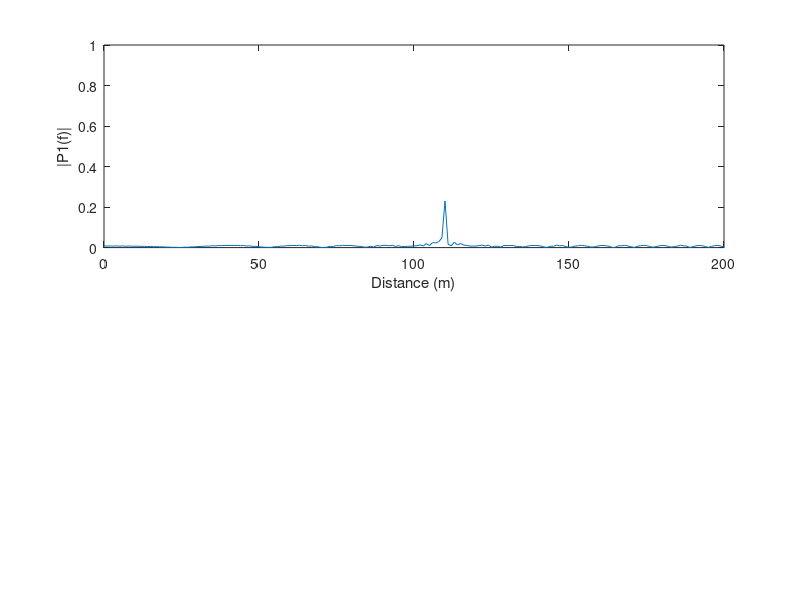
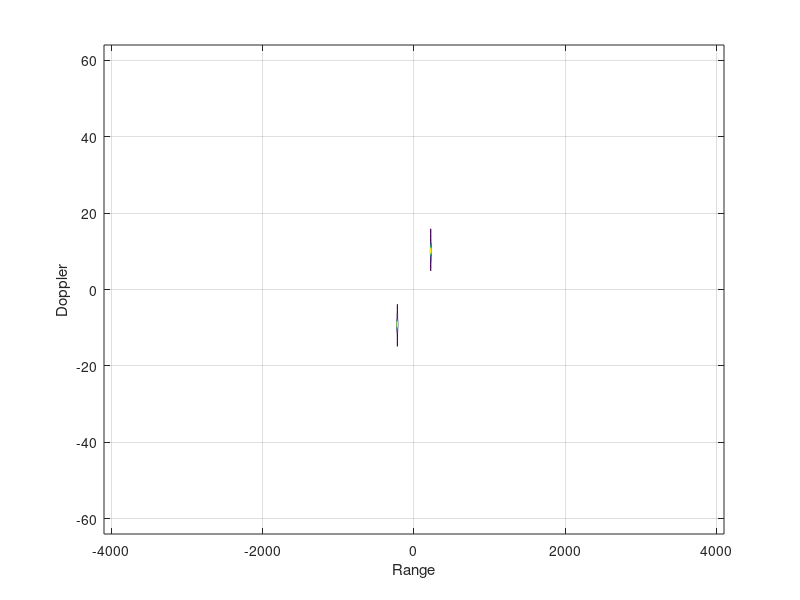
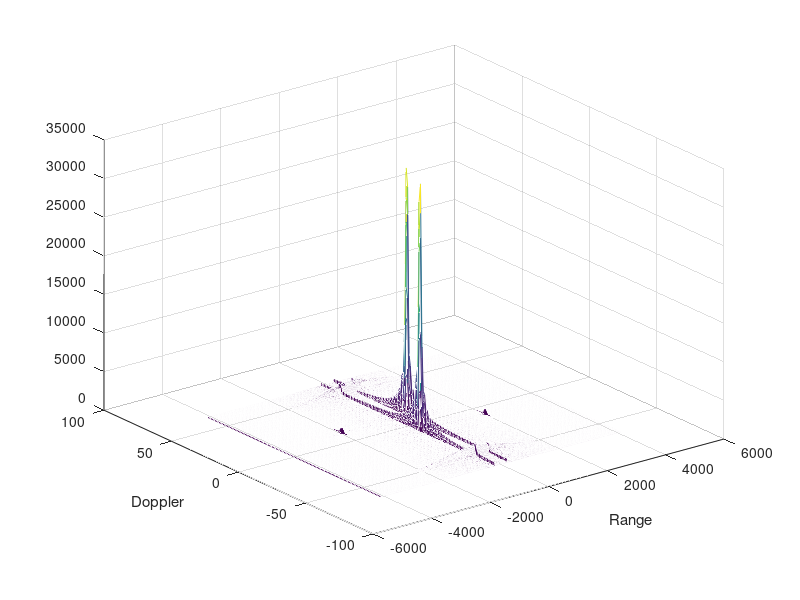
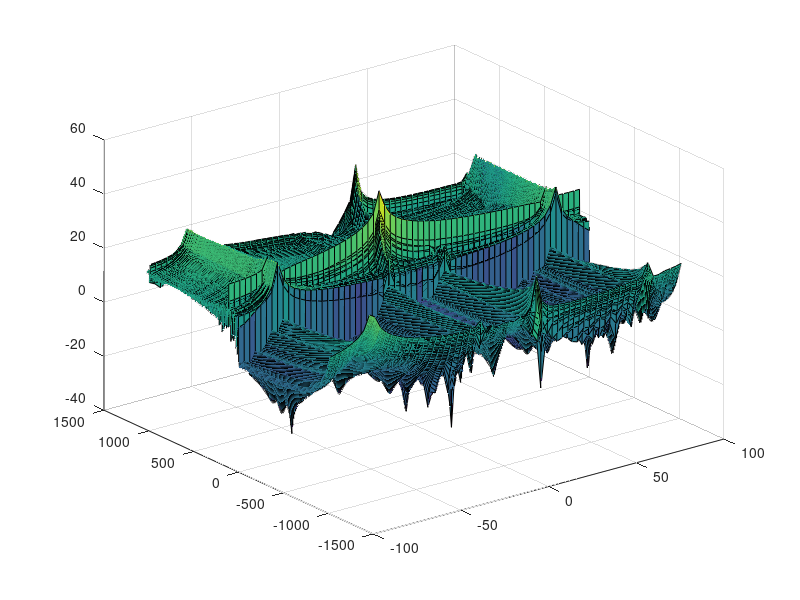

The MATLAB script that drew these images, in order: (Note: this script raises an error after producing the figures.)
clear all;
format long;
clc;
close all;
%%%%%%%%%%%%%%%%%%%%%%%%%%%%%%%%%%%%%%%%%%%%%%%%%%%%%%%%%%%%%%%%%%%%%%%%%%%%%%%%%%%%%%%%%%%%%%%%%%%%%%%%%%%%%%%%%%%%%%%%%
%% Radar Specifications
%%%%%%%%%%%%%%%%%%%%%%%%%%%
% Frequency of operation = 77GHz
fc= 77e9;
% Max Range = 200m
Rmax= 200;
% Range Resolution = 1 m
dres=1;
% Max Velocity = 100 m/s
%%%%%%%%%%%%%%%%%%%%%%%%%%%
%%%%%%%%%%%%%%%%%%%%%%%%%%%%%%%%%%%%%%%%%%%%%%%%%%%%%%%%%%%%%%%%%%%%%%%%%%%%%%%%%%%%%%%%%%%%%%%%%%%%%%%%%%%%%%%%%%%%%%%%%
%speed of light = 3e8
%% User Defined Range and Velocity of target
% define the target's initial position and velocity. Note : Velocity
% remains contant
R=110; %initial distance of the target
v=-20; %velocity of the target - -> approaching deltaFD = positiv
%%%%%%%%%%%%%%%%%%%%%%%%%%%%%%%%%%%%%%%%%%%%%%%%%%%%%%%%%%%%%%%%%%%%%%%%%%%%%%%%%%%%%%%%%%%%%%%%%%%%%%%%%%%%%%%%%%%%%%%%%
%% FMCW Waveform Generation
%Speed of light (m/s)
c = 3*10^8;
%Calculate the wavelength (m)
lambda = c/fc;
%Design the FMCW waveform by giving the specs of each of its parameters.
% Calculate the Bandwidth (B), Chirp Time (Tchirp) and Slope (slope) of the FMCW
% chirp using the requirements above.
B=c/(2*dres); %(Hz)
Tchirp=5.5*2*Rmax/c; %should be at least 5 to 6 times the round trip time (s)
slope=B/Tchirp; %(-)
%%%%%%%%%%%%%%%%%%%%%%%%%%%%%%%%%%%%%%%%%%%%%%%%%%%%%%%%%%%%%%%%%%%%%%%%%%%%%%%%%%%%%%%%%%%%%%%%%%%%%%%%%%%%%%%%%%%%%%%%%
%% END FMCW Waveform Generation
%The number of chirps in one sequence. Its ideal to have 2^ value for the ease of running the FFT for Doppler Estimation.
Nd=2^6;                   % #of doppler cells OR #of sent periods % number of chirps
%The number of samples on each chirp.
Nr=2^(25-Nd); %for length of time OR # of range cells
Nr=2^12;
% Timestamp for running the displacement scenario for every sample on each chirp
t=linspace(0,Nd*Tchirp,Nr*Nd); %total time for samples
deltaT=t(2)-t(1);
%Creating the vectors for Tx, Rx and Mix based on the total samples input.
Tx=zeros(1,length(t)); %transmitted signal
Rx=zeros(1,length(t)); %received signal
Mix = zeros(1,length(t)); %beat signal
%%%%%%%%%%%%%%%%%%%%%%%%%%%%%%%%%%%%%%%%%%%%%%%%%%%%%%%%%%%%%%%%%%%%%%%%%%%%%%%%%%%%%%%%%%%%%%%%%%%%%%%%%%%%%%%%%%%%%%%%%
%% Signal generation and Moving Target simulation
% Running the radar scenario over the time.
% https://www.gaussianwaves.com/2014/07/chirp-signal-frequency-sweeping-fft-and-power-spectral-density
% some tests
% TxRef = chirp(t,fc,Tchirp,fc+B);
% Tx = cos((fc+slope*t/2).*t*2*pi);
% norm(Tx-TxRef)
n=0;
m=0;
endFreqTx=fc+B;
deltaDoppler=(c/(c+v))*fc-fc;
endFreqRx=endFreqTx+deltaDoppler;
endFreqRx=endFreqTx;
for i=1:length(t)
    tScal1=t(i)-(n*Tchirp);
    currentFreqTx=fc+slope*tScal1; % This is 1st derivative of Tx=(fc+slope*t(i)/2)*t(i)*2*pi
    if(currentFreqTx>endFreqTx)
        n=n+1; %next bin
        tScal1=t(i)-(n*Tchirp);
    end
    Tx(i) = cos((fc+slope*tScal1/2)*tScal1*2*pi);
    %Rx
    tScal2=t(i)-(m*Tchirp);
    ttilde=tScal2-2*(R+v*t(i))/c;
    currentFreqRx=fc+slope*ttilde;  
    if(currentFreqRx>endFreqRx)
        m=m+1; %next bin
        tScal2=t(i)-(m*Tchirp);
        ttilde=tScal2-2*(R+v*t(i))/c;
    end
    if(ttilde>0)
        Rx(i) = cos((fc+slope*ttilde/2)*ttilde*2*pi);
    end
end
% n=0;
% for i=1:length(t)
%       r_t(i)=R+v*t(i); % range of the target in terms of its velocity and initial range
%       ta(i)=2*r_t(i)/c; % delay for received signal
%       if i>n*Nr && i<=(n+1)*Nr % doing this for D of periods (nt length of pulse)
%           Tx(i)=sin(2*pi*(fc*t(i)+.5*slope*t(i)^2-slope*t(i)*n*Tchirp)); %transmitted signal
%           Rx(i)=sin(2*pi*(fc*(t(i)-ta(i))+.5*slope*(t(i)-ta(i))^2-slope*(t(i)-ta(i))*n*Tchirp)); %received signal
%       else
%           n=n+1;
%           Tx(i)=sin(2*pi*(fc*t(i)+.5*slope*t(i)^2-slope*t(i)*n*Tchirp)); %transmitted signal
%           Rx(i)=sin(2*pi*(fc*(t(i)-ta(i))+.5*slope*(t(i)-ta(i))^2-slope*(t(i)-ta(i))*n*Tchirp)); %received signal
%       end
% end
Mix=Tx.*Rx;
% windowSize=Nr/2^4;
% [~,~,~,pxx1,fc1,tc1] = spectrogram(Tx,windowSize,ceil(windowSize*0.7),windowSize,1/deltaT,'yaxis','MinThreshold',-80);
% ylim([77,77.2]);
% title('Linear Chirp Tx');
% windowSize=Nr/2^4;
% [~,~,~,pxx2,fc2,tc2] = spectrogram(Rx,windowSize,ceil(windowSize*0.7),windowSize,1/deltaT,'yaxis','MinThreshold',-80);
% title('Linear Chirp Rx');
% ylim([77,78]);
% x1=tc1(pxx1>0);
% y1=fc1(pxx1>0);
% plot(x1,y1,'.');
% hold on;
% x2=tc2(pxx2>0);
% y2=fc2(pxx2>0);
% plot(x2,y2,'.r');
% legend('Tx','Rx');
% disp(['================================================================']);
% disp(['VERIFICATION']);
% disp(['================================================================']);
% disp(['Start freq TX ref: ' num2str(fc) ' (Hz), ' num2str(fc/1e9) ' (GHz)']);
% disp(['Start freq TX: ' num2str(y1(1)) ' (Hz), ' num2str(y1(1)/1e9) ' (GHz) , error (%): ' num2str(((y1(1)-fc)/fc)*1e2)]);
% disp(['End freq TX ref: ' num2str(endFreqTx) ' (Hz), ' num2str(endFreqTx/1e9) ' (GHz)']);
% disp(['================================================================']);
% startFreqRxRef=(c/(c+v))*fc;
% disp(['Start freq RX ref: ' num2str(startFreqRxRef) ' (Hz), ' num2str(startFreqRxRef/1e9)  ' (GHz)']);
% startFreqRx=y2(1);
% disp(['Start freq RX: ' num2str(y2(1)) ' (Hz), ' num2str(startFreqRx/1e9) ' (GHz), error (%): ' num2str(((startFreqRxRef-startFreqRx)/startFreqRx)*1e2)]);
% disp(['End freq RX ref: ' num2str(endFreqRx) ' (Hz), ' num2str(endFreqRx/1e9) ' (GHz)']);
% disp(['================================================================']);
% disp(['Doppler freq shift ref: ' num2str(deltaDoppler) ' (Hz), ' num2str(deltaDoppler/1e9) ' (GHz)']);
% %disp(['Doppler freq shift: ' num2str(y2(1)-y1(2)) ' (Hz), ' num2str((y2(1)-y1(2))/1e9) ' (GHz), error (%): ' num2str((((y2(1)-y1(2))-deltaDoppler)/deltaDoppler)*1e2)]);
%% END Signal generation and Moving Target simulation
%%%%%%%%%%%%%%%%%%%%%%%%%%%%%%%%%%%%%%%%%%%%%%%%%%%%%%%%%%%%%%%%%%%%%%%%%%%%%%%%%%%%%%%%%%%%%%%%%%%%%%%%%%%%%%%%%%%%%%%%%
%% RANGE MEASUREMENT

%reshape the vector into Nr*Nd array. Nr and Nd here would also define the size of
%Range and Doppler FFT respectively.
S=reshape(Mix,Nr,Nd);
%run the FFT on the beat signal along the range bins dimension (Nr) and
%normalize.
Y = fft(S(:,1));
% Take the absolute value of FFT output
% Output of FFT is double sided signal, but we are interested in only one side of the spectrum.
% Hence we throw out half of the samples.
P2 = abs(Y/Nr);
P2 = fftshift(P2);
P1 = P2(Nr/2+1:end);
%plotting the range
figure ('Name','Range from First FFT')
subplot(2,1,1)
% plot FFT output
dist = linspace(0,(Nr/2)-1,Nr/2);
plot(dist,P1);
xlabel('Distance (m)');
ylabel('|P1(f)|')
axis ([0 Rmax 0 1]);


%% RANGE DOPPLER RESPONSE
% The 2D FFT implementation is already provided here. This will run a 2DFFT
% on the mixed signal (beat signal) output and generate a range doppler
% map.You will implement CFAR on the generated RDM


m1=reshape(Mix,Nr,Nd); %generating matrix ---> each row showing range info for one period AND each column showing number of periods
[My,Ny]=size(m1');
win=hamming(Ny);
m2=conj(m1).*(win*ones(1,My)); %taking conjugate and applying window for sidelobe reduction (in time domain)
Win=fft(hamming(My),Nd);
M2=(fft(m2,2*Nr)); %First FFT for range information
M3=fftshift(fft(M2',2*Nd)); %Second FFT for doppler information
[My,Ny]=size(M3);
doppler=linspace(-Nd,Nd,My);
range=linspace(-Nr,Nr,Ny);
figure;contour(range,doppler,abs(M3));grid on
xlabel('Range')
ylabel('Doppler')
figure;mesh(range,doppler,abs(M3))
xlabel('Range')
ylabel('Doppler')

% Range Doppler Map Generation.
% This code is buggy therefore; I needed to reimpelemnt 
%%%%%%%%%%%%%%%%
Mix=reshape(Mix,[Nr,Nd]);

% 2D FFT using the FFT size for both dimensions.
sig_fft2 = fft2(Mix,Nr,Nd);

% Taking just one side of signal from Range dimension.
sig_fft2 = sig_fft2(1:Nr/2,1:Nd);
sig_fft2 = fftshift (sig_fft2);
RDM = abs(sig_fft2);
RDM = 10*log10(RDM) ;

%use the surf function to plot the output of 2DFFT and to show axis in both
%dimensions
doppler_axis = linspace(-100,100,Nd);
range_axis = linspace(-200,200,Nr/2)*((Nr/2)/400);
figure,surf(doppler_axis,range_axis,RDM);

%%%%%%%%%%%%%

Mix=reshape(Mix,Nr,Nd);
% 2D FFT using the FFT size for both dimensions.
P2=(fft(Mix,Nr)); %First FFT for range information
P2=fftshift(fft(P2',Nd)); %Second FFT for doppler information
P1 = P2(:,Nr/2+1:end);
sig_fft2 = fft2(Mix,Nr,Nd);
RDM = abs(P1);
%RDM = 10*log10(P2) ;
dist = linspace(0,(Nr/2)-1,Nr/2);
doppler=linspace(-Nd,Nd,Nd);
figure();
surf(dist,doppler,RDM);
%use the surf function to plot the output of 2DFFT and to show axis in both

%% CFAR implementation

%Slide Window through the complete Range Doppler Map

% *%TODO* :
%Select the number of Training Cells in both the dimensions.

% *%TODO* :
%Select the number of Guard Cells in both dimensions around the Cell under
%test (CUT) for accurate estimation

% *%TODO* :
% offset the threshold by SNR value in dB

% *%TODO* :
%Create a vector to store noise_level for each iteration on training cells
mwnoise_level = zeros(1,1);


% *%TODO* :
%design a loop such that it slides the CUT across range doppler map by
%giving margins at the edges for Training and Guard Cells.
%For every iteration sum the signal level within all the training
%cells. To sum convert the value from logarithmic to linear using db2pow
%function. Average the summed values for all of the training
%cells used. After averaging convert it back to logarithimic using pow2db.
%Further add the offset to it to determine the threshold. Next, compare the
%signal under CUT with this threshold. If the CUT level > threshold assign
%it a value of 1, else equate it to 0.


% Use RDM[x,y] as the matrix from the output of 2D FFT for implementing
% CFAR





% *%TODO* :
% The process above will generate a thresholded block, which is smaller
%than the Range Doppler Map as the CUT cannot be located at the edges of
%matrix. Hence,few cells will not be thresholded. To keep the map size same
% set those values to 0.









% *%TODO* :
%display the CFAR output using the Surf function like we did for Range
%Doppler Response output.
figure,surf(doppler_axis,range_axis,'replace this with output');
colorbar;



